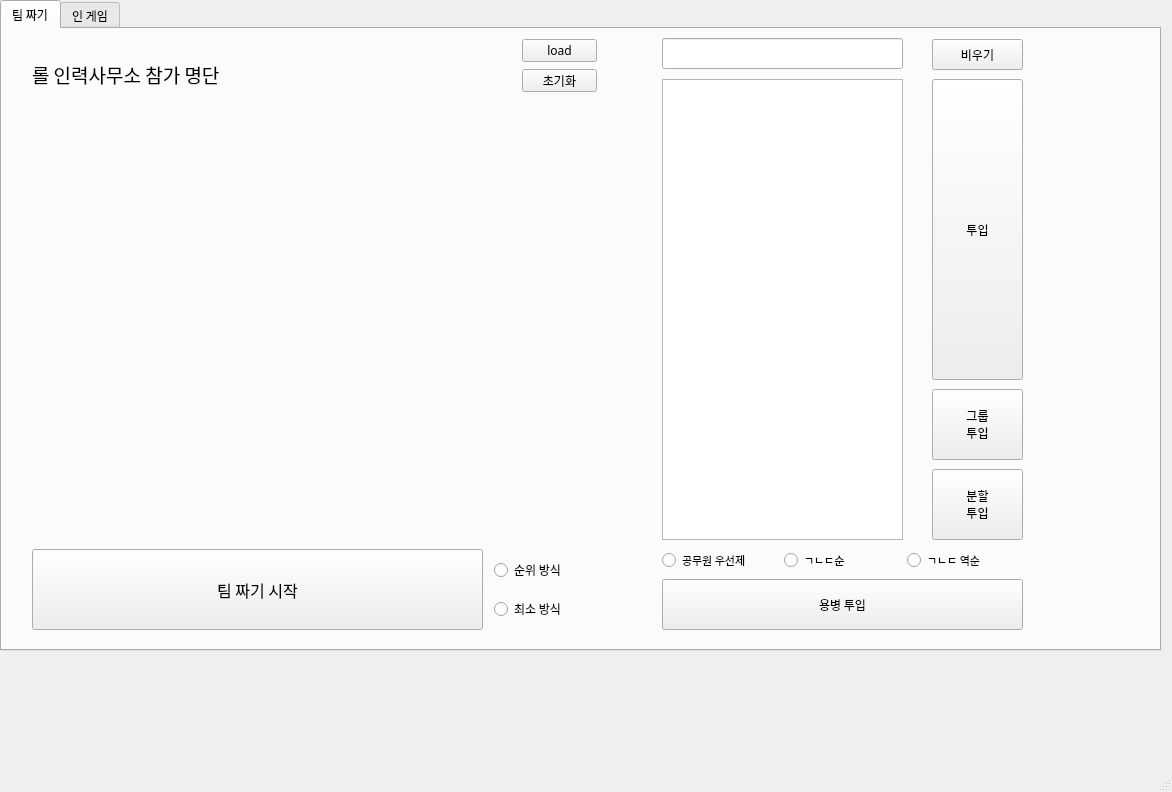
<?xml version="1.0" encoding="UTF-8"?>
<ui version="4.0">
 <class>MainWindow</class>
 <widget class="QMainWindow" name="MainWindow">
  <property name="enabled">
   <bool>true</bool>
  </property>
  <property name="geometry">
   <rect>
    <x>0</x>
    <y>0</y>
    <width>1172</width>
    <height>792</height>
   </rect>
  </property>
  <property name="sizePolicy">
   <sizepolicy hsizetype="Fixed" vsizetype="Fixed">
    <horstretch>0</horstretch>
    <verstretch>0</verstretch>
   </sizepolicy>
  </property>
  <property name="windowTitle">
   <string>MainWindow</string>
  </property>
  <widget class="QWidget" name="centralwidget">
   <widget class="QTabWidget" name="tabWidget">
    <property name="geometry">
     <rect>
      <x>0</x>
      <y>0</y>
      <width>1161</width>
      <height>651</height>
     </rect>
    </property>
    <property name="font">
     <font>
      <family>Noto Sans Korean Regular</family>
     </font>
    </property>
    <property name="currentIndex">
     <number>0</number>
    </property>
    <widget class="QWidget" name="tab_1">
     <attribute name="title">
      <string>팀 짜기</string>
     </attribute>
     <widget class="QPushButton" name="insert_soldier_btn">
      <property name="geometry">
       <rect>
        <x>660</x>
        <y>550</y>
        <width>361</width>
        <height>51</height>
       </rect>
      </property>
      <property name="font">
       <font>
        <family>Noto Sans Korean Regular</family>
       </font>
      </property>
      <property name="text">
       <string>용병 투입</string>
      </property>
     </widget>
     <widget class="QLineEdit" name="search_edit">
      <property name="geometry">
       <rect>
        <x>660</x>
        <y>9</y>
        <width>241</width>
        <height>31</height>
       </rect>
      </property>
      <property name="font">
       <font>
        <family>맑은 고딕</family>
       </font>
      </property>
      <property name="text">
       <string/>
      </property>
     </widget>
     <widget class="QListWidget" name="worker_list_widget">
      <property name="geometry">
       <rect>
        <x>660</x>
        <y>50</y>
        <width>241</width>
        <height>461</height>
       </rect>
      </property>
      <property name="dragEnabled">
       <bool>false</bool>
      </property>
     </widget>
     <widget class="QLabel" name="main_label">
      <property name="geometry">
       <rect>
        <x>30</x>
        <y>30</y>
        <width>301</width>
        <height>31</height>
       </rect>
      </property>
      <property name="font">
       <font>
        <family>Noto Sans Korean Regular</family>
        <pointsize>14</pointsize>
        <weight>50</weight>
        <bold>false</bold>
       </font>
      </property>
      <property name="text">
       <string>롤 인력사무소 참가 명단</string>
      </property>
     </widget>
     <widget class="QWidget" name="gridLayoutWidget">
      <property name="geometry">
       <rect>
        <x>30</x>
        <y>70</y>
        <width>571</width>
        <height>441</height>
       </rect>
      </property>
      <layout class="QGridLayout" name="gridLayout"/>
     </widget>
     <widget class="QPushButton" name="insert_worker_btn">
      <property name="geometry">
       <rect>
        <x>930</x>
        <y>50</y>
        <width>91</width>
        <height>301</height>
       </rect>
      </property>
      <property name="font">
       <font>
        <family>Noto Sans Korean Regular</family>
       </font>
      </property>
      <property name="text">
       <string>투입</string>
      </property>
     </widget>
     <widget class="QPushButton" name="clear_btn">
      <property name="geometry">
       <rect>
        <x>520</x>
        <y>40</y>
        <width>75</width>
        <height>23</height>
       </rect>
      </property>
      <property name="font">
       <font>
        <family>Noto Sans Korean Regular</family>
       </font>
      </property>
      <property name="text">
       <string>초기화</string>
      </property>
     </widget>
     <widget class="QPushButton" name="make_team_btn">
      <property name="geometry">
       <rect>
        <x>30</x>
        <y>520</y>
        <width>451</width>
        <height>81</height>
       </rect>
      </property>
      <property name="font">
       <font>
        <family>Noto Sans Korean Regular</family>
        <pointsize>12</pointsize>
        <weight>50</weight>
        <bold>false</bold>
       </font>
      </property>
      <property name="text">
       <string>팀 짜기 시작</string>
      </property>
     </widget>
     <widget class="QLabel" name="player_cnt_label">
      <property name="geometry">
       <rect>
        <x>350</x>
        <y>40</y>
        <width>54</width>
        <height>23</height>
       </rect>
      </property>
      <property name="font">
       <font>
        <family>Noto Sans Korean Regular</family>
       </font>
      </property>
      <property name="text">
       <string/>
      </property>
     </widget>
     <widget class="QPushButton" name="insert_group_btn">
      <property name="geometry">
       <rect>
        <x>930</x>
        <y>360</y>
        <width>91</width>
        <height>71</height>
       </rect>
      </property>
      <property name="font">
       <font>
        <family>Noto Sans Korean Regular</family>
       </font>
      </property>
      <property name="autoFillBackground">
       <bool>true</bool>
      </property>
      <property name="text">
       <string>그룹
투입</string>
      </property>
     </widget>
     <widget class="QPushButton" name="insert_division_btn">
      <property name="geometry">
       <rect>
        <x>930</x>
        <y>440</y>
        <width>91</width>
        <height>71</height>
       </rect>
      </property>
      <property name="font">
       <font>
        <family>Noto Sans Korean Regular</family>
       </font>
      </property>
      <property name="text">
       <string>분할
투입</string>
      </property>
     </widget>
     <widget class="QPushButton" name="search_clear_btn">
      <property name="geometry">
       <rect>
        <x>930</x>
        <y>10</y>
        <width>91</width>
        <height>31</height>
       </rect>
      </property>
      <property name="font">
       <font>
        <family>Noto Sans Korean Regular</family>
       </font>
      </property>
      <property name="autoFillBackground">
       <bool>true</bool>
      </property>
      <property name="text">
       <string>비우기</string>
      </property>
     </widget>
     <widget class="QPushButton" name="load_btn">
      <property name="geometry">
       <rect>
        <x>520</x>
        <y>10</y>
        <width>75</width>
        <height>23</height>
       </rect>
      </property>
      <property name="font">
       <font>
        <family>Noto Sans Korean Regular</family>
       </font>
      </property>
      <property name="text">
       <string>load</string>
      </property>
     </widget>
     <widget class="QWidget" name="verticalLayoutWidget">
      <property name="geometry">
       <rect>
        <x>492</x>
        <y>520</y>
        <width>111</width>
        <height>81</height>
       </rect>
      </property>
      <layout class="QVBoxLayout" name="team_layout">
       <item>
        <widget class="QRadioButton" name="team_rank_radio_btn">
         <property name="text">
          <string>순위 방식</string>
         </property>
        </widget>
       </item>
       <item>
        <widget class="QRadioButton" name="team_min_diff_radio_btn">
         <property name="text">
          <string>최소 방식</string>
         </property>
        </widget>
       </item>
      </layout>
     </widget>
     <widget class="QWidget" name="verticalLayoutWidget_2">
      <property name="geometry">
       <rect>
        <x>660</x>
        <y>520</y>
        <width>361</width>
        <height>23</height>
       </rect>
      </property>
      <layout class="QHBoxLayout" name="horizontalLayout">
       <item>
        <widget class="QRadioButton" name="frequency_order_radio_btn">
         <property name="font">
          <font>
           <family>Noto Sans Korean Regular</family>
           <pointsize>8</pointsize>
          </font>
         </property>
         <property name="text">
          <string>공무원 우선제</string>
         </property>
        </widget>
       </item>
       <item>
        <widget class="QRadioButton" name="alphabet_order_radio_btn">
         <property name="font">
          <font>
           <family>Noto Sans Korean Regular</family>
           <pointsize>8</pointsize>
          </font>
         </property>
         <property name="text">
          <string>ㄱㄴㄷ순</string>
         </property>
        </widget>
       </item>
       <item>
        <widget class="QRadioButton" name="reverse_order_radio_btn">
         <property name="font">
          <font>
           <family>Noto Sans Korean Regular</family>
           <pointsize>8</pointsize>
          </font>
         </property>
         <property name="text">
          <string>ㄱㄴㄷ 역순</string>
         </property>
        </widget>
       </item>
      </layout>
     </widget>
    </widget>
    <widget class="QWidget" name="tab_2">
     <attribute name="title">
      <string>인 게임</string>
     </attribute>
    </widget>
   </widget>
  </widget>
  <widget class="QMenuBar" name="menubar">
   <property name="geometry">
    <rect>
     <x>0</x>
     <y>0</y>
     <width>1172</width>
     <height>22</height>
    </rect>
   </property>
  </widget>
  <widget class="QStatusBar" name="statusbar"/>
 </widget>
 <resources/>
 <connections/>
</ui>
